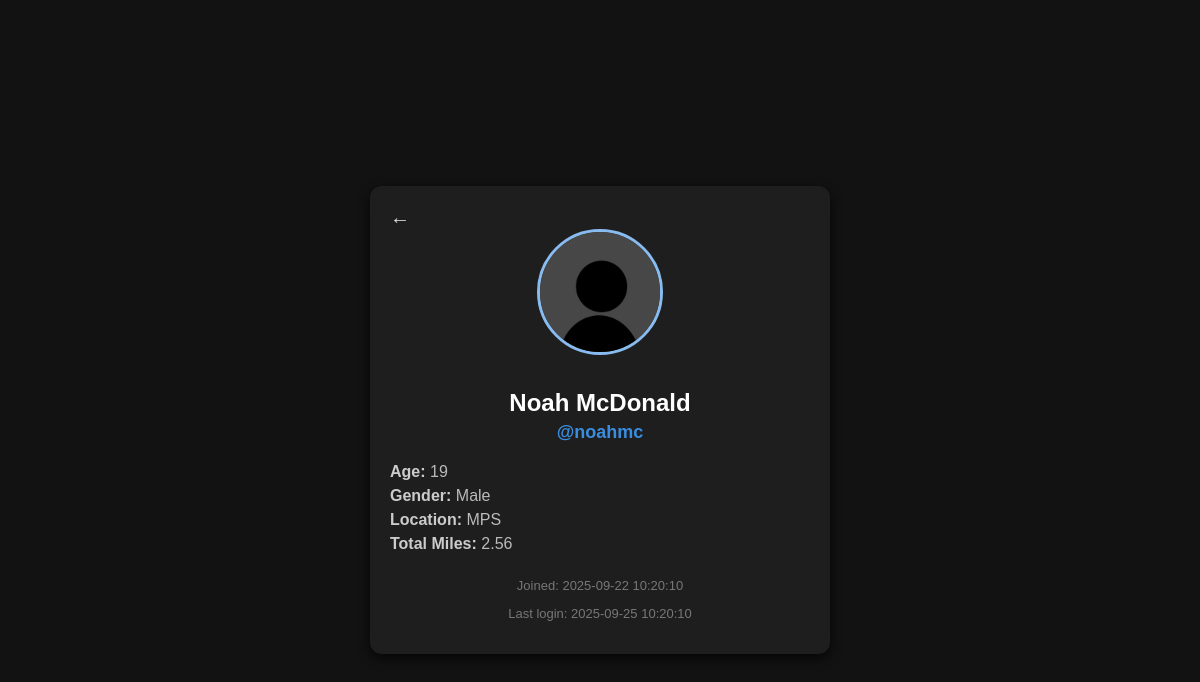
/profile/noahmc, run on the app's committed database.
### tables this page shows
CREATE TABLE users (
    id INTEGER PRIMARY KEY AUTOINCREMENT,
    username,
    first_name TEXT,
    last_name TEXT,
    password TEXT,
    age INTEGER,
    gender TEXT,
    location TEXT,
    color TEXT,
    profile_picture TEXT,
    creation_date TIMESTAMP,
    last_login TIMESTAMP
);

### py/pages/profile.py (the view)
def profile(username):
    conn, cursor = dbConnection()
    cursor.execute("SELECT id FROM users WHERE username = ?", (username,))
    user_id = cursor.fetchone()[0]
    cursor.execute("SELECT * FROM users WHERE username = ?", (username,))
    user = cursor.fetchone()
    cursor.execute("select SUM(MILES) from runnings where user_id = ?", (user_id,))
    total_miles = cursor.fetchone()[0]
    cursor.execute("SELECT route_coords FROM runnings WHERE user_id = ?", (user_id,))
    territory = cursor.fetchall()
    conn.close()
    territory = [dict(row) for row in territory]
    return render_template('profile.html', user=user, total_miles=total_miles, territory=territory)

### py/database/db.py (called while the page is built)
def dbConnection():
    conn = sqlite3.connect(DATABASE)
    conn.row_factory = sqlite3.Row
    cursor = conn.cursor()
    return conn, cursor

### templates/profile.html (shortened to what this page needs)
<!DOCTYPE html>
<html lang="en">
<head>
</head>
<body>
  <div class="profile-card">
<div style="justify-self: left;">
  <span onclick="history.back()" style="cursor: pointer; font-size: 20px;">←</span>
</div>
    <div>
        <img src="{{ url_for('static', filename='img/' + user.profile_picture + '.png') }}" alt="Profile Picture" class="profile-picture" />
        <h1>{{ user.first_name }} {{ user.last_name }}</h1>
        <div class="username">@{{ user.username }}</div>
    </div>
    <div class="info">
      <p><span>Age:</span> {{ user.age }}</p>
      <p><span>Gender:</span> {{ user.gender }}</p>
      <p><span>Location:</span> {{ user.location }}</p>
      <p><span>Total Miles:</span> {{total_miles}}</p>
    </div>
    <div class="meta">
      <p>Joined: {{ user.creation_date }}</p>
      <p>Last login: {{ user.last_login }}</p>
    </div>
  </div>
</body>
</html>

### templates/profile.html (style rules this page uses)
body { font-family: Arial, sans-serif; background: #121212; color: #e0e0e0; margin: 0; padding: 20px; display: flex; justify-content: center; align-items: center; min-height: 100vh; }
.profile-card { background: #1e1e1e; border-radius: 12px; box-shadow: 0 4px 12px rgba(0, 0, 0, 0.7); max-width: 420px; width: 100%; padding: 20px; text-align: center; color: #e0e0e0; }
.profile-picture { width: 120px; height: 120px; border-radius: 50%; object-fit: cover; border: 3px solid #88bcf0; margin-bottom: 20px; background-color: #333; }
h1 { margin: 10px 0 5px; font-size: 24px; color: #ffffff; }
.username { font-size: 18px; color: #3a8dde; font-weight: bold; }
.info { margin-top: 20px; text-align: left; }
.info p { margin: 6px 0; font-size: 16px; color: #bbbbbb; }
.info span { font-weight: bold; color: #cccccc; }
.meta { font-size: 13px; color: #777; margin-top: 25px; }

### data on the page
users: profile_picture (placeholder picture), first_name "Noah", last_name "McDonald", username "noahmc", age "19", gender "Male", location "MPS", creation_date "2025-09-22 10:20:10", last_login "2025-09-25 10:20:10"

### other printed values
{{ total_miles }} "2.56"
